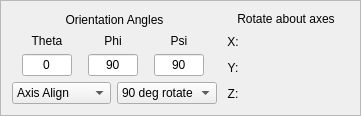
      <widget class="QFrame" name="orientationFrame">
       <property name="frameShape">
        <enum>QFrame::StyledPanel</enum>
       </property>
       <property name="frameShadow">
        <enum>QFrame::Raised</enum>
       </property>
       <layout class="QVBoxLayout" name="verticalLayout_4">
        <item>
         <layout class="QHBoxLayout" name="orientationLayout_2">
          <item>
           <layout class="QVBoxLayout" name="_18">
            <item>
             <widget class="QLabel" name="textLabel3_3">
              <property name="whatsThis">
               <string>&lt;html&gt;&lt;head/&gt;&lt;body&gt;&lt;p&gt;The orientation of the isoline plane is controlled by three angles, theta, phi, and psi.  Theta and phi are spherical angles determining the direction of the line normal to the plane of the isolines.  Psi determines the angle of rotation about the normal vector.  The orientation can be controlled by dragging the X, Y, and Z thumb wheels, or by typing angles (in degrees) into the text boxes. Clicking on the &amp;quot;Axis-Align&amp;quot; selector will reset the orientation to the nearest axis or a selected axis alignment.  Clicking on the  &amp;quot;90 deg rotate&amp;quot; selector rotates the isoline plane 90 degrees about the selected axis.&lt;/p&gt;&lt;/body&gt;&lt;/html&gt;</string>
              </property>
              <property name="text">
               <string>Orientation Angles</string>
              </property>
              <property name="alignment">
               <set>Qt::AlignCenter</set>
              </property>
              <property name="wordWrap">
               <bool>false</bool>
              </property>
             </widget>
            </item>
            <item>
             <layout class="QGridLayout" name="_19">
              <item row="1" column="0">
               <widget class="QLineEdit" name="thetaEdit">
                <property name="maximumSize">
                 <size>
                  <width>50</width>
                  <height>32767</height>
                 </size>
                </property>
                <property name="toolTip">
                 <string>theta (rotation angle from +X axis)of isoline plane normal vector</string>
                </property>
                <property name="whatsThis">
                 <string>&lt;html&gt;&lt;head/&gt;&lt;body&gt;&lt;p&gt;The orientation of the Contour line plane is controlled by three angles, theta, phi, and psi. Theta and phi are spherical angles determining the direction of the line normal to the plane of the isolines. Psi determines the angle of rotation about the normal vector. The orientation can be controlled by dragging the X, Y, and Z thumb wheels, or by typing angles (in degrees) into the text boxes. Clicking on the &amp;quot;Axis-Align&amp;quot; selector will reset the orientation to the nearest axis or a selected axis alignment. Clicking on the &amp;quot;90 deg rotate&amp;quot; selector rotates the contour line plane 90 degrees about the selected axis.&lt;/p&gt;&lt;/body&gt;&lt;/html&gt;</string>
                </property>
                <property name="text">
                 <string>0</string>
                </property>
                <property name="alignment">
                 <set>Qt::AlignHCenter</set>
                </property>
               </widget>
              </item>
              <item row="1" column="2">
               <widget class="QLineEdit" name="psiEdit">
                <property name="maximumSize">
                 <size>
                  <width>50</width>
                  <height>32767</height>
                 </size>
                </property>
                <property name="toolTip">
                 <string>Psi angle (Rotation around axis determined by phi, theta)</string>
                </property>
                <property name="whatsThis">
                 <string>&lt;html&gt;&lt;head/&gt;&lt;body&gt;&lt;p&gt;The orientation of the Contour line plane is controlled by three angles, theta, phi, and psi. Theta and phi are spherical angles determining the direction of the line normal to the plane of the isolines. Psi determines the angle of rotation about the normal vector. The orientation can be controlled by dragging the X, Y, and Z thumb wheels, or by typing angles (in degrees) into the text boxes. Clicking on the &amp;quot;Axis-Align&amp;quot; selector will reset the orientation to the nearest axis or a selected axis alignment. Clicking on the &amp;quot;90 deg rotate&amp;quot; selector rotates the contour line plane 90 degrees about the selected axis.&lt;/p&gt;&lt;/body&gt;&lt;/html&gt;</string>
                </property>
                <property name="text">
                 <string>90</string>
                </property>
                <property name="alignment">
                 <set>Qt::AlignHCenter</set>
                </property>
               </widget>
              </item>
              <item row="0" column="0">
               <widget class="QLabel" name="textLabel12_3">
                <property name="whatsThis">
                 <string>&lt;html&gt;&lt;head/&gt;&lt;body&gt;&lt;p&gt;The orientation of the contour line surface is controlled by three angles, theta, phi, and psi.  Theta and phi are spherical angles determining the direction of the plane normal to the center plane (contour plane) of the contour line surface.  Psi determines the angle of rotation about the normal vector.  The orientation can be controlled by dragging the X, Y, and Z thumb wheels, or by typing angles (in degrees) into the text boxes. Clicking on the &amp;quot;Axis-Align&amp;quot; selector will reset the orientation to the nearest axis or a selected axis alignment.  Clicking on the  &amp;quot;90 deg rotate&amp;quot; selector rotates the contour line plane 90 degrees about the selected axis.&lt;/p&gt;&lt;/body&gt;&lt;/html&gt;</string>
                </property>
                <property name="text">
                 <string>Theta</string>
                </property>
                <property name="alignment">
                 <set>Qt::AlignCenter</set>
                </property>
                <property name="wordWrap">
                 <bool>true</bool>
                </property>
               </widget>
              </item>
              <item row="1" column="1">
               <widget class="QLineEdit" name="phiEdit">
                <property name="maximumSize">
                 <size>
                  <width>50</width>
                  <height>32767</height>
                 </size>
                </property>
                <property name="toolTip">
                 <string>Phi angle (angle from +Z) of isoline plane normal vector</string>
                </property>
                <property name="whatsThis">
                 <string>&lt;html&gt;&lt;head/&gt;&lt;body&gt;&lt;p&gt;The orientation of the Contour line plane is controlled by three angles, theta, phi, and psi. Theta and phi are spherical angles determining the direction of the line normal to the plane of the isolines. Psi determines the angle of rotation about the normal vector. The orientation can be controlled by dragging the X, Y, and Z thumb wheels, or by typing angles (in degrees) into the text boxes. Clicking on the &amp;quot;Axis-Align&amp;quot; selector will reset the orientation to the nearest axis or a selected axis alignment. Clicking on the &amp;quot;90 deg rotate&amp;quot; selector rotates the contour line plane 90 degrees about the selected axis.&lt;/p&gt;&lt;/body&gt;&lt;/html&gt;</string>
                </property>
                <property name="text">
                 <string>90</string>
                </property>
                <property name="alignment">
                 <set>Qt::AlignHCenter</set>
                </property>
               </widget>
              </item>
              <item row="0" column="2">
               <widget class="QLabel" name="textLabel1_7">
                <property name="whatsThis">
                 <string>&lt;html&gt;&lt;head/&gt;&lt;body&gt;&lt;p&gt;The orientation of the contour line surface is controlled by three angles, theta, phi, and psi.  Theta and phi are spherical angles determining the direction of the plane normal to the center plane (contour plane) of the contour line surface.  Psi determines the angle of rotation about the normal vector.  The orientation can be controlled by dragging the X, Y, and Z thumb wheels, or by typing angles (in degrees) into the text boxes. Clicking on the &amp;quot;Axis-Align&amp;quot; selector will reset the orientation to the nearest axis or a selected axis alignment.  Clicking on the  &amp;quot;90 deg rotate&amp;quot; selector rotates the contour line plane 90 degrees about the selected axis.&lt;/p&gt;&lt;/body&gt;&lt;/html&gt;</string>
                </property>
                <property name="text">
                 <string>Psi</string>
                </property>
                <property name="alignment">
                 <set>Qt::AlignCenter</set>
                </property>
                <property name="wordWrap">
                 <bool>false</bool>
                </property>
               </widget>
              </item>
              <item row="0" column="1">
               <widget class="QLabel" name="textLabel12_4">
                <property name="whatsThis">
                 <string>&lt;html&gt;&lt;head/&gt;&lt;body&gt;&lt;p&gt;The orientation of the contour line surface is controlled by three angles, theta, phi, and psi.  Theta and phi are spherical angles determining the direction of the plane normal to the center plane (contour plane) of the contour line surface.  Psi determines the angle of rotation about the normal vector.  The orientation can be controlled by dragging the X, Y, and Z thumb wheels, or by typing angles (in degrees) into the text boxes. Clicking on the &amp;quot;Axis-Align&amp;quot; selector will reset the orientation to the nearest axis or a selected axis alignment.  Clicking on the  &amp;quot;90 deg rotate&amp;quot; selector rotates the contour line plane 90 degrees about the selected axis.&lt;/p&gt;&lt;/body&gt;&lt;/html&gt;</string>
                </property>
                <property name="text">
                 <string>Phi</string>
                </property>
                <property name="alignment">
                 <set>Qt::AlignCenter</set>
                </property>
                <property name="wordWrap">
                 <bool>true</bool>
                </property>
               </widget>
              </item>
             </layout>
            </item>
            <item>
             <layout class="QHBoxLayout" name="_20">
              <item>
               <widget class="QComboBox" name="axisAlignCombo">
                <property name="maximumSize">
                 <size>
                  <width>100</width>
                  <height>32767</height>
                 </size>
                </property>
                <property name="toolTip">
                 <string>Align isoline plane with a coordinate axis</string>
                </property>
                <property name="whatsThis">
                 <string>&lt;html&gt;&lt;head/&gt;&lt;body&gt;&lt;p&gt;The orientation of the Contour line plane is controlled by three angles, theta, phi, and psi. Theta and phi are spherical angles determining the direction of the line normal to the plane of the isolines. Psi determines the angle of rotation about the normal vector. The orientation can be controlled by dragging the X, Y, and Z thumb wheels, or by typing angles (in degrees) into the text boxes. Clicking on the &amp;quot;Axis-Align&amp;quot; selector will reset the orientation to the nearest axis or a selected axis alignment. Clicking on the &amp;quot;90 deg rotate&amp;quot; selector rotates the contour line plane 90 degrees about the selected axis.&lt;/p&gt;&lt;/body&gt;&lt;/html&gt;</string>
                </property>
                <item>
                 <property name="text">
                  <string>Axis Align</string>
                 </property>
                </item>
                <item>
                 <property name="text">
                  <string>Nearest Axis</string>
                 </property>
                </item>
                <item>
                 <property name="text">
                  <string>+ X</string>
                 </property>
                </item>
                <item>
                 <property name="text">
                  <string>+ Y</string>
                 </property>
                </item>
                <item>
                 <property name="text">
                  <string>+ Z</string>
                 </property>
                </item>
                <item>
                 <property name="text">
                  <string>- X</string>
                 </property>
                </item>
                <item>
                 <property name="text">
                  <string>- Y</string>
                 </property>
                </item>
                <item>
                 <property name="text">
                  <string>- Z</string>
                 </property>
                </item>
               </widget>
              </item>
              <item>
               <widget class="QComboBox" name="rotate90Combo">
                <property name="maximumSize">
                 <size>
                  <width>100</width>
                  <height>32767</height>
                 </size>
                </property>
                <property name="toolTip">
                 <string>Rotate isoline plane 90 degrees about its center using selected axis direction</string>
                </property>
                <property name="whatsThis">
                 <string>&lt;html&gt;&lt;head/&gt;&lt;body&gt;&lt;p&gt;The orientation of the Contour line plane is controlled by three angles, theta, phi, and psi. Theta and phi are spherical angles determining the direction of the line normal to the plane of the isolines. Psi determines the angle of rotation about the normal vector. The orientation can be controlled by dragging the X, Y, and Z thumb wheels, or by typing angles (in degrees) into the text boxes. Clicking on the &amp;quot;Axis-Align&amp;quot; selector will reset the orientation to the nearest axis or a selected axis alignment. Clicking on the &amp;quot;90 deg rotate&amp;quot; selector rotates the contour line plane 90 degrees about the selected axis.&lt;/p&gt;&lt;/body&gt;&lt;/html&gt;</string>
                </property>
                <item>
                 <property name="text">
                  <string>90 deg rotate</string>
                 </property>
                </item>
                <item>
                 <property name="text">
                  <string>+ X</string>
                 </property>
                </item>
                <item>
                 <property name="text">
                  <string>+ Y</string>
                 </property>
                </item>
                <item>
                 <property name="text">
                  <string>+ Z</string>
                 </property>
                </item>
                <item>
                 <property name="text">
                  <string>- X</string>
                 </property>
                </item>
                <item>
                 <property name="text">
                  <string>- Y</string>
                 </property>
                </item>
                <item>
                 <property name="text">
                  <string>- Z</string>
                 </property>
                </item>
               </widget>
              </item>
             </layout>
            </item>
           </layout>
          </item>
          <item>
           <layout class="QVBoxLayout" name="_21">
            <item>
             <widget class="QLabel" name="textLabel2_3">
              <property name="whatsThis">
               <string>The orientation of the isoline is controlled by three angles, theta, phi, and psi.  Theta and phi are spherical angles determining the direction of the plane normal to the center plane (contour plane) of the isoline.  Psi determines the angle of rotation about the normal vector.  The orientation can be controlled by dragging the X, Y, and Z thumb wheels, or by typing angles (in degrees) into the text boxes. Clicking on the &quot;Axis-Align&quot; selector will reset the orientation to the nearest axis or a selected axis alignment.  Clicking on the  &quot;90 deg rotate&quot; selector rotates the isoline 90 degrees about the selected axis.</string>
              </property>
              <property name="text">
               <string>Rotate about axes</string>
              </property>
              <property name="alignment">
               <set>Qt::AlignCenter</set>
              </property>
              <property name="wordWrap">
               <bool>false</bool>
              </property>
             </widget>
            </item>
            <item>
             <layout class="QHBoxLayout" name="_22">
              <item>
               <widget class="QLabel" name="textLabel1_8">
                <property name="minimumSize">
                 <size>
                  <width>20</width>
                  <height>0</height>
                 </size>
                </property>
                <property name="whatsThis">
                 <string>The orientation of the isoline is controlled by three angles, theta, phi, and psi.  Theta and phi are spherical angles determining the direction of the plane normal to the center plane (contour plane) of the isoline.  Psi determines the angle of rotation about the normal vector.  The orientation can be controlled by dragging the X, Y, and Z thumb wheels, or by typing angles (in degrees) into the text boxes. Clicking on the &quot;Axis-Align&quot; selector will reset the orientation to the nearest axis or a selected axis alignment.  Clicking on the  &quot;90 deg rotate&quot; selector rotates the isoline 90 degrees about the selected axis.</string>
                </property>
                <property name="text">
                 <string>X:</string>
                </property>
                <property name="alignment">
                 <set>Qt::AlignCenter</set>
                </property>
                <property name="wordWrap">
                 <bool>false</bool>
                </property>
               </widget>
              </item>
              <item>
               <widget class="QtThumbWheel" name="xThumbWheel" native="true">
                <property name="minimumSize">
                 <size>
                  <width>100</width>
                  <height>20</height>
                 </size>
                </property>
                <property name="toolTip">
                 <string>Rotate About X-Axis</string>
                </property>
                <property name="whatsThis">
                 <string>&lt;html&gt;&lt;head/&gt;&lt;body&gt;&lt;p&gt;The orientation of the Contour line plane is controlled by three angles, theta, phi, and psi. Theta and phi are spherical angles determining the direction of the line normal to the plane of the isolines. Psi determines the angle of rotation about the normal vector. The orientation can be controlled by dragging the X, Y, and Z thumb wheels, or by typing angles (in degrees) into the text boxes. Clicking on the &amp;quot;Axis-Align&amp;quot; selector will reset the orientation to the nearest axis or a selected axis alignment. Clicking on the &amp;quot;90 deg rotate&amp;quot; selector rotates the contour line plane 90 degrees about the selected axis.&lt;/p&gt;&lt;/body&gt;&lt;/html&gt;</string>
                </property>
               </widget>
              </item>
             </layout>
            </item>
            <item>
             <layout class="QHBoxLayout" name="_23">
              <item>
               <widget class="QLabel" name="textLabel1_5_3">
                <property name="minimumSize">
                 <size>
                  <width>20</width>
                  <height>0</height>
                 </size>
                </property>
                <property name="whatsThis">
                 <string>The orientation of the isoline is controlled by three angles, theta, phi, and psi.  Theta and phi are spherical angles determining the direction of the plane normal to the center plane (contour plane) of the isoline.  Psi determines the angle of rotation about the normal vector.  The orientation can be controlled by dragging the X, Y, and Z thumb wheels, or by typing angles (in degrees) into the text boxes. Clicking on the &quot;Axis-Align&quot; selector will reset the orientation to the nearest axis or a selected axis alignment.  Clicking on the  &quot;90 deg rotate&quot; selector rotates the isoline 90 degrees about the selected axis.</string>
                </property>
                <property name="text">
                 <string>Y:</string>
                </property>
                <property name="alignment">
                 <set>Qt::AlignCenter</set>
                </property>
                <property name="wordWrap">
                 <bool>false</bool>
                </property>
               </widget>
              </item>
              <item>
               <widget class="QtThumbWheel" name="yThumbWheel" native="true">
                <property name="minimumSize">
                 <size>
                  <width>100</width>
                  <height>20</height>
                 </size>
                </property>
                <property name="toolTip">
                 <string>Rotate about Y-Axis</string>
                </property>
                <property name="whatsThis">
                 <string>&lt;html&gt;&lt;head/&gt;&lt;body&gt;&lt;p&gt;The orientation of the Contour line plane is controlled by three angles, theta, phi, and psi. Theta and phi are spherical angles determining the direction of the line normal to the plane of the isolines. Psi determines the angle of rotation about the normal vector. The orientation can be controlled by dragging the X, Y, and Z thumb wheels, or by typing angles (in degrees) into the text boxes. Clicking on the &amp;quot;Axis-Align&amp;quot; selector will reset the orientation to the nearest axis or a selected axis alignment. Clicking on the &amp;quot;90 deg rotate&amp;quot; selector rotates the contour line plane 90 degrees about the selected axis.&lt;/p&gt;&lt;/body&gt;&lt;/html&gt;</string>
                </property>
               </widget>
              </item>
             </layout>
            </item>
            <item>
             <layout class="QHBoxLayout" name="_24">
              <item>
               <widget class="QLabel" name="textLabel1_5_2_3">
                <property name="minimumSize">
                 <size>
                  <width>20</width>
                  <height>0</height>
                 </size>
                </property>
                <property name="whatsThis">
                 <string>The orientation of the isoline is controlled by three angles, theta, phi, and psi.  Theta and phi are spherical angles determining the direction of the plane normal to the center plane (contour plane) of the isoline.  Psi determines the angle of rotation about the normal vector.  The orientation can be controlled by dragging the X, Y, and Z thumb wheels, or by typing angles (in degrees) into the text boxes. Clicking on the &quot;Axis-Align&quot; selector will reset the orientation to the nearest axis or a selected axis alignment.  Clicking on the  &quot;90 deg rotate&quot; selector rotates the isoline 90 degrees about the selected axis.</string>
                </property>
                <property name="text">
                 <string>Z:</string>
                </property>
                <property name="alignment">
                 <set>Qt::AlignCenter</set>
                </property>
                <property name="wordWrap">
                 <bool>false</bool>
                </property>
               </widget>
              </item>
              <item>
               <widget class="QtThumbWheel" name="zThumbWheel" native="true">
                <property name="minimumSize">
                 <size>
                  <width>100</width>
                  <height>20</height>
                 </size>
                </property>
                <property name="toolTip">
                 <string>Rotate about Z-axis</string>
                </property>
                <property name="whatsThis">
                 <string>&lt;html&gt;&lt;head/&gt;&lt;body&gt;&lt;p&gt;The orientation of the Contour line plane is controlled by three angles, theta, phi, and psi. Theta and phi are spherical angles determining the direction of the line normal to the plane of the isolines. Psi determines the angle of rotation about the normal vector. The orientation can be controlled by dragging the X, Y, and Z thumb wheels, or by typing angles (in degrees) into the text boxes. Clicking on the &amp;quot;Axis-Align&amp;quot; selector will reset the orientation to the nearest axis or a selected axis alignment. Clicking on the &amp;quot;90 deg rotate&amp;quot; selector rotates the contour line plane 90 degrees about the selected axis.&lt;/p&gt;&lt;/body&gt;&lt;/html&gt;</string>
                </property>
               </widget>
              </item>
             </layout>
            </item>
           </layout>
          </item>
         </layout>
        </item>
       </layout>
      </widget>
